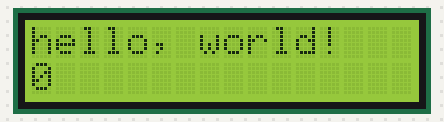
The sketch below on a simulated Arduino Uno, built with avr-gcc and run on an emulated ATmega328P. On the bench: 16×2 character LCD.

Above: at 0.1 s.
At 4.1 s:
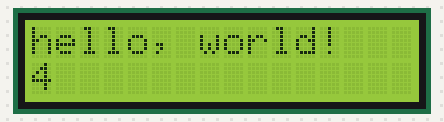
At 9.1 s:
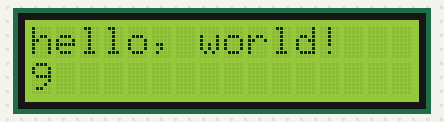
At 19.1 s:
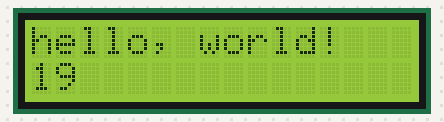
At 29.1 s:
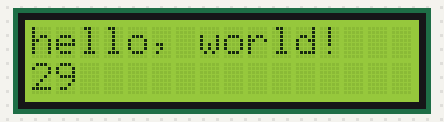
At 39.1 s:
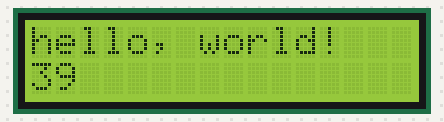

Measured:
- what the display in image 1 shows lasts 1.0 s, from 4.0 s to 5.0 s

The sketch:

HelloWorld.ino
```cpp
// include the library code:
#include <LiquidCrystal.h>

// initialize the library by associating any needed LCD interface pin
// with the arduino pin number it is connected to
// LCD (4-bit data + RS/E)
const uint8_t LCD_RS = 8;
const uint8_t LCD_E = 9;
const uint8_t LCD_D4 = 4;
const uint8_t LCD_D5 = 5;
const uint8_t LCD_D6 = 6;
const uint8_t LCD_D7 = 7;
// LiquidCrystal lcd(LCD_RS, LCD_E, LCD_D0, LCD_D1, LCD_D2, LCD_D3, LCD_D4, LCD_D5, LCD_D6, LCD_D7);
LiquidCrystal lcd(LCD_RS, LCD_E, LCD_D4, LCD_D5, LCD_D6, LCD_D7);


void setup() {
  // set up the LCD's number of columns and rows:
  lcd.begin(16, 2, LCD_5x10DOTS);
  // Print a message to the LCD.
  lcd.print("hello, world!");
}

void loop() {
  // set the cursor to column 0, line 1
  // (note: line 1 is the second row, since counting begins with 0):
  lcd.setCursor(0, 1);
  // print the number of seconds since reset:
  lcd.print(millis() / 1000);
  // lcd.print("hello, world!");

  // // Turn off the display:
  // lcd.noDisplay();
  // delay(500);
  // // Turn on the display:
  // lcd.display();
  // delay(500);
}
```
